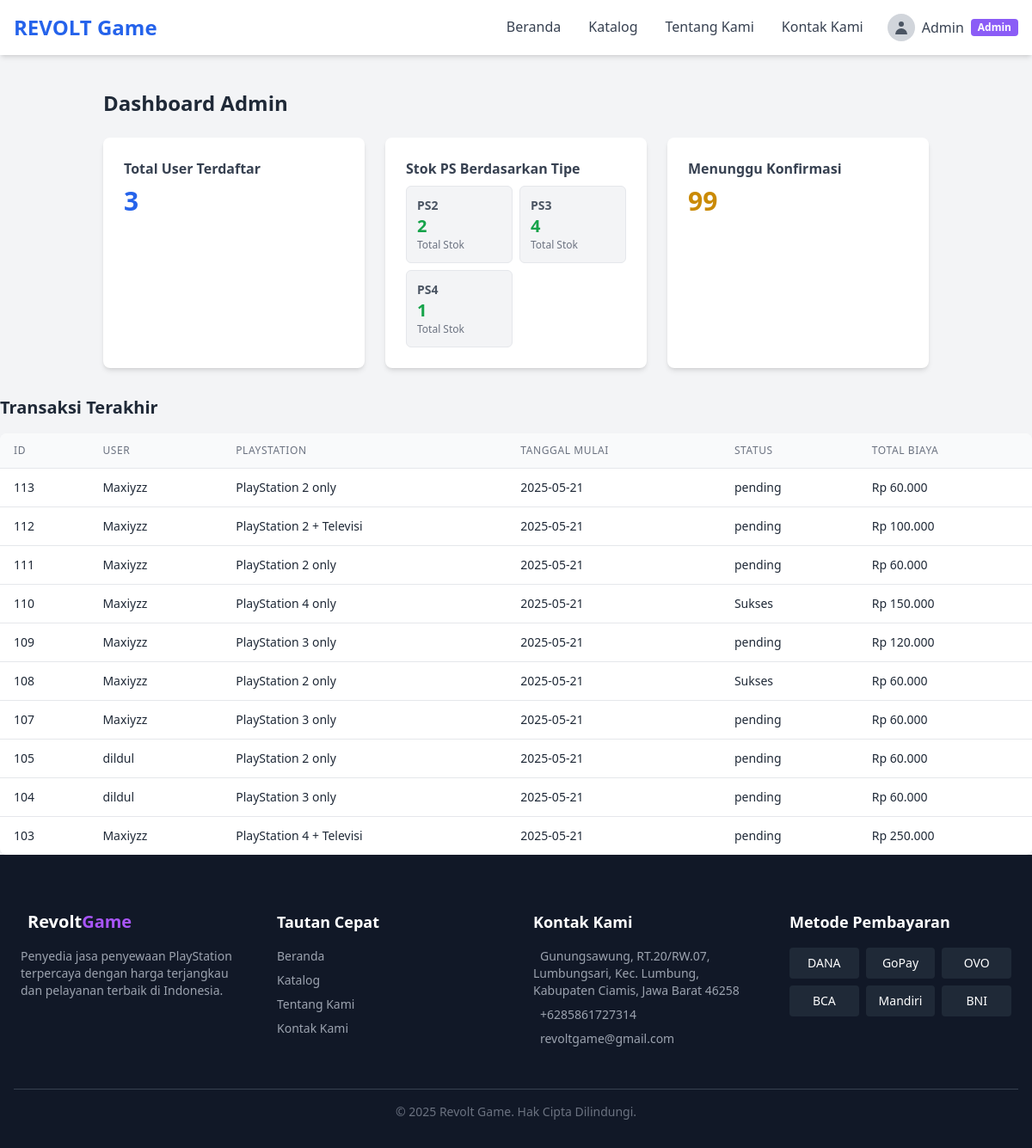
Screenshot of /dashboard.php (signed in) with the database file from the repository.
### tables this page shows
CREATE TABLE `rentals` (
  `rental_id` int(11) NOT NULL,
  `user_id` int(11) NOT NULL,
  `ps_id` int(11) NOT NULL,
  `tanggal_mulai` date NOT NULL,
  `durasi_sewa` int(11) NOT NULL,
  `tanggal_selesai` date NOT NULL,
  `total_biaya` decimal(10,2) NOT NULL,
  `status_pembayaran` enum('pending','Sukses','gagal','') NOT NULL,
  `status_penyewaan` enum('menunggu konfirmasi','diproses','disewakan','selesai','dibatalkan') NOT NULL,
  `metode_pembayaran` varchar(50) NOT NULL,
  `nama_kontak` varchar(100) NOT NULL,
  `nomor_kontak` varchar(20) NOT NULL,
  `tanggal_pemesanan` timestamp NOT NULL DEFAULT current_timestamp(),
  `created_at` timestamp NOT NULL DEFAULT current_timestamp() ON UPDATE current_timestamp(),
  `updated_at` timestamp NOT NULL DEFAULT current_timestamp() ON UPDATE current_timestamp()
);

CREATE TABLE `users` (
  `user_id` int(11) NOT NULL,
  `username` varchar(50) NOT NULL,
  `email` varchar(100) NOT NULL,
  `password` varchar(255) NOT NULL,
  `role` varchar(20) NOT NULL,
  `created_at` timestamp NOT NULL DEFAULT current_timestamp(),
  `updated_at` timestamp NOT NULL DEFAULT current_timestamp() ON UPDATE current_timestamp()
);

CREATE TABLE `playstations` (
  `ps_id` int(11) NOT NULL,
  `tipe_ps` varchar(50) NOT NULL,
  `nama` varchar(100) NOT NULL,
  `deskripsi` text NOT NULL,
  `harga_sewa_per_hari` decimal(10,2) NOT NULL,
  `status_ketersediaan` enum('tersedia','tidak tersedia','','') NOT NULL DEFAULT 'tersedia',
  `gambar` varchar(255) NOT NULL,
  `created_at` timestamp NOT NULL DEFAULT current_timestamp() ON UPDATE current_timestamp(),
  `updated_at` timestamp NOT NULL DEFAULT current_timestamp() ON UPDATE current_timestamp(),
  `stok` int(11) NOT NULL
);

### dashboard.php (the view, shortened to what this page needs)
<?php
require_once 'includes/header.php';
$stmt_stok_tipe = $pdo->query("
    SELECT tipe_ps, SUM(stok) AS total_stok
    FROM playstations
    GROUP BY tipe_ps
    ORDER BY tipe_ps
");
$stok_per_tipe = $stmt_stok_tipe->fetchAll(PDO::FETCH_ASSOC);
?>
<div class="container mx-auto mt-10 px-4 sm:px-6 lg:px-8">
    <h2 class="text-2xl font-semibold mb-6 text-gray-800">Dashboard Admin</h2>
    <div class="grid grid-cols-1 sm:grid-cols-2 lg:grid-cols-3 gap-6 mb-8">
        <div class="bg-white rounded-lg p-6 shadow-md">
            <h3 class="font-semibold text-gray-700 mb-2">Total User Terdaftar</h3>
            <?php
            $stmt = $pdo->query("SELECT COUNT(*) FROM users");
            $total_users = $stmt->fetchColumn();
            ?>
            <p class="text-3xl font-bold text-blue-600"><?php echo $total_users; ?></p>
        </div>
        <div class="bg-white rounded-lg p-6 shadow-md">
            <h3 class="font-semibold text-gray-700 mb-2">Stok PS Berdasarkan Tipe</h3>
            <div class="grid grid-cols-1 sm:grid-cols-2 gap-2 mt-2">
                <?php if (empty($stok_per_tipe)): ?>
                    <p class="text-gray-500">Tidak ada data stok.</p>
                <?php else: ?>
                    <?php foreach ($stok_per_tipe as $stok): ?>
                        <div class="bg-gray-100 rounded-md p-3 border">
                            <h4 class="text-sm font-semibold text-gray-600 uppercase"><?php echo htmlspecialchars($stok['tipe_ps']); ?></h4>
                            <p class="text-xl font-bold text-green-600"><?php echo $stok['total_stok']; ?></p>
                            <p class="text-xs text-gray-500">Total Stok</p>
                        </div>
                    <?php endforeach; ?>
                <?php endif; ?>
            </div>
        </div>
        <div class="bg-white rounded-lg p-6 shadow-md">
            <h3 class="font-semibold text-gray-700 mb-2">Menunggu Konfirmasi</h3>
            <?php
            $stmt_menunggu = $pdo->query("SELECT COUNT(*) FROM rentals WHERE status_pembayaran = 'pending'");
            $menunggu = $stmt_menunggu->fetchColumn();
            ?>
            <p class="text-3xl font-bold text-yellow-600"><?php echo $menunggu; ?></p>
        </div>
    </div>
</div>
    <div class="mt-8">
        <h3 class="text-xl font-semibold text-gray-800 mb-4">Transaksi Terakhir</h3>
        <div class="overflow-x-auto rounded-lg shadow-sm bg-white">
            <table class="min-w-full divide-y divide-gray-200">
                <thead class="bg-gray-50">
                    <tr>
                        <th class="px-4 py-3 text-left text-xs font-medium text-gray-500 uppercase tracking-wider">ID</th>
                        <th class="px-4 py-3 text-left text-xs font-medium text-gray-500 uppercase tracking-wider">User</th>
                        <th class="px-4 py-3 text-left text-xs font-medium text-gray-500 uppercase tracking-wider">PlayStation</th>
                        <th class="px-4 py-3 text-left text-xs font-medium text-gray-500 uppercase tracking-wider">Tanggal Mulai</th>
                        <th class="px-4 py-3 text-left text-xs font-medium text-gray-500 uppercase tracking-wider">Status</th>
                        <th class="px-4 py-3 text-left text-xs font-medium text-gray-500 uppercase tracking-wider">Total Biaya</th>
                    </tr>
                </thead>
                <tbody class="bg-white divide-y divide-gray-200">
                    <?php
                    $stmt_transaksi = $pdo->query("SELECT r.rental_id, u.username, p.nama AS nama_playstation,
                                                        r.tanggal_mulai, r.status_pembayaran, r.total_biaya
                                                        FROM rentals r
                                                        JOIN users u ON r.user_id = u.user_id
                                                        JOIN playstations p ON r.ps_id = p.ps_id
                                                        ORDER BY r.tanggal_pemesanan DESC
                                                        LIMIT 10");
                    $transaksi_terakhir = $stmt_transaksi->fetchAll(PDO::FETCH_ASSOC);
                    if (count($transaksi_terakhir) > 0) {
                        foreach ($transaksi_terakhir as $transaksi) {
                            echo "<tr>";
                            echo "<td class='px-4 py-3 whitespace-nowrap text-sm'>" . htmlspecialchars($transaksi['rental_id']) . "</td>";
                            echo "<td class='px-4 py-3 whitespace-nowrap text-sm'>" . htmlspecialchars($transaksi['username']) . "</td>";
                            echo "<td class='px-4 py-3 whitespace-nowrap text-sm'>" . htmlspecialchars($transaksi['nama_playstation']) . "</td>";
                            echo "<td class='px-4 py-3 whitespace-nowrap text-sm'>" . htmlspecialchars($transaksi['tanggal_mulai']) . "</td>";
                            echo "<td class='px-4 py-3 whitespace-nowrap text-sm'>" . htmlspecialchars($transaksi['status_pembayaran']) . "</td>";
                            echo "<td class='px-4 py-3 whitespace-nowrap text-sm'>Rp " . number_format($transaksi['total_biaya'], 0, ',', '.') . "</td>";
                            echo "</tr>";
                        }
                    } else {
                        echo "<tr><td colspan='6' class='px-4 py-3 text-center text-sm text-gray-500'>Tidak ada transaksi terbaru.</td></tr>";
                    }
                    ?>
                </tbody>
            </table>
        </div>
    </div>
<?php
require_once 'includes/footer.php';
?>

### includes/header.php (shortened to what this page needs)
<?php
$currentPage = basename($_SERVER['PHP_SELF']);
?>
<!DOCTYPE html>
<html lang="id">
<head>
    <script src="https://cdn.tailwindcss.com"></script>
</head>
<body class="bg-gray-100 text-gray-800">
<header class="bg-white shadow-md">
    <div class="max-w-7xl mx-auto px-4 py-4 flex justify-between items-center">
        <h1 class="text-2xl font-bold text-blue-600">REVOLT Game</h1>
        <nav class="hidden md:flex space-x-6 items-center">
            <a href="index.php" class="px-1 border-b-2 <?= $currentPage == 'index.php' ? 'border-blue-600 text-blue-600' : 'border-transparent text-gray-700 hover:text-blue-600 hover:border-blue-600' ?>">Beranda</a>
            <a href="katalog.php" class="px-1 border-b-2 <?= $currentPage == 'katalog.php' ? 'border-blue-600 text-blue-600' : 'border-transparent text-gray-700 hover:text-blue-600 hover:border-blue-600' ?>">Katalog</a>
            <a href="tentang.php" class="px-1 border-b-2 <?= $currentPage == 'tentang.php' ? 'border-blue-600 text-blue-600' : 'border-transparent text-gray-700 hover:text-blue-600 hover:border-blue-600' ?>">Tentang Kami</a>
            <a href="kontak.php" class="px-1 border-b-2 <?= $currentPage == 'kontak.php' ? 'border-blue-600 text-blue-600' : 'border-transparent text-gray-700 hover:text-blue-600 hover:border-blue-600' ?>">Kontak Kami</a>
            <?php
            if (isset($_SESSION['user_id']) || isset($_SESSION['admin_id'])) {
                ?>
                <div class="relative">
                    <button onclick="toggleProfileMenu()" class="flex items-center space-x-2">
                        <div class="rounded-full bg-gray-300 w-8 h-8 flex items-center justify-center">
                            <svg class="w-5 h-5 text-gray-600" fill="currentColor" viewBox="0 0 20 20"><path fill-rule="evenodd" d="M10 9a3 3 0 100-6 3 3 0 000 6zm-7 9a7 7 0 1114 0H3z" clip-rule="evenodd"></path></svg>
                        </div>
                        <span class="text-gray-700"><?php echo $_SESSION['username'] ?? 'Admin'; ?></span>
                        <?php if (isset($_SESSION['role']) && $_SESSION['role'] === 'admin') : ?>
                            <span class="ml-1 bg-violet-500 text-white text-xs font-semibold px-2 py-0.5 rounded">Admin</span>
                        <?php endif; ?>
                    </button>
                </div>
                <?php
            }
            ?>
        </nav>
    </div>
</header>
</body>
</html>

### includes/footer.php (shortened to what this page needs)
<footer class="bg-gray-900 text-white pt-16 pb-8 px-4">
    <div class="max-w-6xl mx-auto grid grid-cols-1 md:grid-cols-4 gap-10">
      <div>
        <div class="flex items-center gap-2 mb-4 text-xl font-bold">
          <span class="text-white">Revolt<span class="text-purple-500">Game</span></span>
        </div>
        <p class="text-sm text-gray-400 mb-4">Penyedia jasa penyewaan PlayStation terpercaya dengan harga terjangkau dan pelayanan terbaik di Indonesia.</p>
      </div>
      <div>
        <h4 class="text-lg font-semibold mb-4">Tautan Cepat</h4>
        <ul class="space-y-2 text-gray-400 text-sm">
          <li><a href="index.php" class="hover:text-white">Beranda</a></li>
          <li><a href="katalog.php" class="hover:text-white">Katalog</a></li>
          <li><a href="tentang.php" class="hover:text-white">Tentang Kami</a></li>
          <li><a href="kontak.php" class="hover:text-white">Kontak Kami</a></li>
        </ul>
      </div>
      <div>
        <h4 class="text-lg font-semibold mb-4">Kontak Kami</h4>
        <ul class="space-y-2 text-gray-400 text-sm">
          <li><i class="fas fa-map-marker-alt mr-2 text-purple-500"></i>Gunungsawung, RT.20/RW.07, Lumbungsari, Kec. Lumbung, Kabupaten Ciamis, Jawa Barat 46258</li>
          <li><i class="fas fa-phone mr-2 text-purple-500"></i>+6285861727314</li>
          <li><i class="fas fa-envelope mr-2 text-purple-500"></i>revoltgame@gmail.com</li>
        </ul>
      </div>
      <div>
        <h4 class="text-lg font-semibold mb-4">Metode Pembayaran</h4>
        <div class="grid grid-cols-3 gap-2">
          <span class="bg-gray-800 text-white text-sm text-center py-2 rounded">DANA</span>
          <span class="bg-gray-800 text-white text-sm text-center py-2 rounded">GoPay</span>
          <span class="bg-gray-800 text-white text-sm text-center py-2 rounded">OVO</span>
          <span class="bg-gray-800 text-white text-sm text-center py-2 rounded">BCA</span>
          <span class="bg-gray-800 text-white text-sm text-center py-2 rounded">Mandiri</span>
          <span class="bg-gray-800 text-white text-sm text-center py-2 rounded">BNI</span>
        </div>
      </div>
    </div>
    <div class="mt-12 border-t border-gray-700 pt-4 text-center text-sm text-gray-500">
      &copy; 2025 Revolt Game. Hak Cipta Dilindungi.
    </div>
  </footer>
</body>
</html>

### rows the page displays
rentals: rental_id "113", user.username "Maxiyzz", ps.nama "PlayStation 2 only", tanggal_mulai "2025-05-21", status_pembayaran "pending", total_biaya "60.000"
rentals: rental_id "112", user.username "Maxiyzz", ps.nama "PlayStation 2 + Televisi", tanggal_mulai "2025-05-21", status_pembayaran "pending", total_biaya "100.000"
rentals: rental_id "111", user.username "Maxiyzz", ps.nama "PlayStation 2 only", tanggal_mulai "2025-05-21", status_pembayaran "pending", total_biaya "60.000"
rentals: rental_id "110", user.username "Maxiyzz", ps.nama "PlayStation 4 only", tanggal_mulai "2025-05-21", status_pembayaran "Sukses", total_biaya "150.000"
rentals: rental_id "109", user.username "Maxiyzz", ps.nama "PlayStation 3 only", tanggal_mulai "2025-05-21", status_pembayaran "pending", total_biaya "120.000"
rentals: rental_id "108", user.username "Maxiyzz", ps.nama "PlayStation 2 only", tanggal_mulai "2025-05-21", status_pembayaran "Sukses", total_biaya "60.000"
rentals: rental_id "107", user.username "Maxiyzz", ps.nama "PlayStation 3 only", tanggal_mulai "2025-05-21", status_pembayaran "pending", total_biaya "60.000"
rentals: rental_id "105", user.username "dildul", ps.nama "PlayStation 2 only", tanggal_mulai "2025-05-21", status_pembayaran "pending", total_biaya "60.000"
rentals: rental_id "104", user.username "dildul", ps.nama "PlayStation 3 only", tanggal_mulai "2025-05-21", status_pembayaran "pending", total_biaya "60.000"
rentals: rental_id "103", user.username "Maxiyzz", ps.nama "PlayStation 4 + Televisi", tanggal_mulai "2025-05-21", status_pembayaran "pending", total_biaya "250.000"

### other values shown
$_SESSION['username'] "Admin"
$total_users "3"
$stok['tipe_ps'] "PS2"
$stok['total_stok'] "2"
$stok['tipe_ps'] "PS3"
$stok['total_stok'] "4"
$stok['tipe_ps'] "PS4"
$stok['total_stok'] "1"
$menunggu "99"
